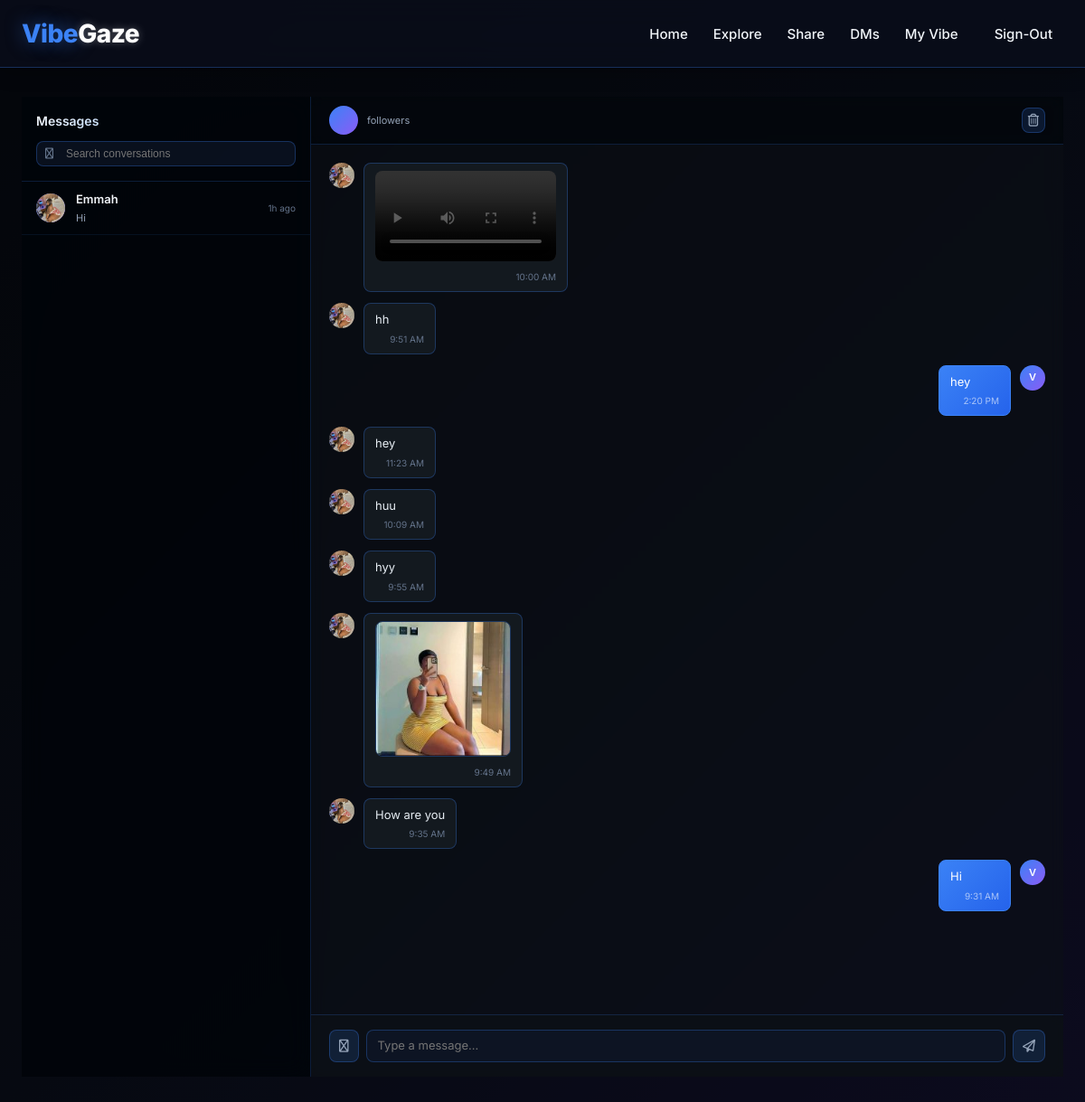
/messages/thread/6/ (signed in), run on the app's committed database.
### frontend/models.py (models this page shows, shortened)
class Message(models.Model):
    FILE_TYPES = [
        ('image', 'Image'),
        ('video', 'Video'),
        ('audio', 'Audio'),
        ('document', 'Document'),
        ('voice', 'Voice Note'),
    ]
    thread = models.ForeignKey(MessageThread, on_delete=models.CASCADE, related_name='messages')
    sender = models.ForeignKey(User, on_delete=models.CASCADE, related_name='sent_messages')
    content = models.TextField(max_length=5000, blank=True)
    is_read = models.BooleanField(default=False)
    created_at = models.DateTimeField(auto_now_add=True)
    edited = models.BooleanField(default=False)
    edited_at = models.DateTimeField(null=True, blank=True)
    file = models.FileField(upload_to='chat_files/%Y/%m/%d/', null=True, blank=True)
    file_type = models.CharField(max_length=20, choices=FILE_TYPES, null=True, blank=True)
    file_name = models.CharField(max_length=255, null=True, blank=True)
    file_size = models.PositiveIntegerField(null=True, blank=True)
    class Meta:
        ordering = ['-created_at']

class UserProfile(models.Model):
    user = models.OneToOneField(User, on_delete=models.CASCADE, related_name='profile')
    bio = models.TextField(blank=True, null=True)
    avatar = models.ImageField(upload_to='avatars/', blank=True, null=True)
    location = models.CharField(max_length=100, blank=True, null=True)
    website = models.URLField(blank=True, null=True)
    phone_number = models.CharField(max_length=20, blank=True, null=True)
    is_verified = models.BooleanField(default=False)
    is_available_for_calls = models.BooleanField(default=False)
    call_price_per_minute = models.DecimalField(max_digits=10, decimal_places=2, default=50.00)
    paid_message_price = models.DecimalField(max_digits=10, decimal_places=2, default=20.00)
    followers = models.ManyToManyField(User, related_name='following', blank=True)
    created_at = models.DateTimeField(auto_now_add=True)
    updated_at = models.DateTimeField(auto_now=True)

### frontend/message_views.py (the view)
# urls.py: path('messages/thread/<int:thread_id>/', message_views.thread_detail, name='thread_detail'),
@login_required
def thread_detail(request, thread_id):
    thread = get_object_or_404(MessageThread, id=thread_id)
    if request.user not in thread.participants.all():
        messages.error(request, 'You do not have access to this conversation.')
        return redirect('frontend:inbox')
    Message.objects.filter(thread=thread, is_read=False).exclude(sender=request.user).update(is_read=True)
    messages_list = thread.messages.select_related('sender').all()
    other_participant = None
    for participant in thread.participants.all():
        if participant != request.user:
            other_participant = participant
            break
    context = {
        'thread': thread,
        'messages': messages_list,
        'other_user': other_participant,
    }
    return render(request, 'frontend/messages/thread_detail.html', context)

### frontend/context_processors.py (called while the page is built)
def unread_messages_count(request):
    unread_count = 0
    if request.user.is_authenticated:
        threads = MessageThread.objects.filter(participants=request.user)
        for thread in threads:
            unread_count += Message.objects.filter(
                thread=thread,
                is_read=False
            ).exclude(sender=request.user).count()
    return {'unread_thread_count': unread_count}

def background_media(request):
    media = BackgroundMedia.objects.filter(is_active=True).first()
    return {'background_media': media}

### templates/frontend/messages/thread_detail.html (shortened to what this page needs)
{% extends "base.html" %}
{% load static %}
{% block extra_head %}
<link rel="stylesheet" href="https://cdnjs.cloudflare.com/ajax/libs/font-awesome/6.4.0/css/all.min.css">
{% endblock %}
{% block content %}
<div class="github-container">
    <div class="github-layout">
        <div class="github-sidebar" id="githubSidebar">
            <div class="github-sidebar-header">
                <h3>Messages</h3>
                <div class="github-search">
                    <i class="fa-regular fa-magnifying-glass"></i>
                    <input type="text" id="searchChats" placeholder="Search conversations">
                </div>
            </div>
            <div class="github-chat-list" id="chatList">
            </div>
        </div>
        <div class="github-main">
            {% if messages %}
                <div class="github-chat-header">
                    <div style="display: flex; align-items: center; gap: 12px;">
                        <a href="{% url 'frontend:user_profile' other_user.username %}" class="github-chat-user">
                            <div class="github-chat-user-avatar">
                            </div>
                            <div class="github-chat-user-info">
                                <span class="github-chat-user-meta">{{ other_user.profile.followers.count }} followers</span>
                            </div>
                        </a>
                    </div>
                    <div class="github-chat-actions">
                        <button class="github-icon-btn" id="deleteThreadBtn" title="Delete conversation">
                            <i class="fa-regular fa-trash-can"></i>
                        </button>
                    </div>
                </div>
                <div class="github-messages" id="messagesContainer">
                    {% for message in messages %}
                        <div class="github-message-group {% if message.sender == user %}sent{% endif %}" data-id="{{ message.id }}">
                            {% if message.sender != user %}
                                <div class="github-message-avatar">
                                    {% if message.sender.profile.avatar %}
                                        <img src="{{ message.sender.profile.avatar.url }}" alt="{{ message.sender.username }}">
                                    {% else %}
                                        <div>{{ message.sender.username|first|upper }}</div>
                                    {% endif %}
                                </div>
                            {% endif %}
                            <div class="github-message-content">
                                <div class="github-message-body">
                                    {% if message.file %}
                                        <div class="github-file-attachment">
                                            {% if message.file_type == 'image' %}
                                                <img src="{{ message.file.url }}" class="github-image-trigger" data-image="{{ message.file.url }}">
                                            {% elif message.file_type == 'video' %}
                                                <video controls><source src="{{ message.file.url }}"></video>
                                            {% elif message.file_type == 'audio' %}
                                                <audio controls><source src="{{ message.file.url }}"></audio>
                                            {% endif %}
                                        </div>
                                    {% endif %}
                                    {% if message.content %}
                                        <div class="github-message-text">{{ message.content|linebreaksbr }}</div>
                                    {% endif %}
                                    <div class="github-message-time">{{ message.created_at|date:"g:i A" }}</div>
                                </div>
                            </div>
                            {% if message.sender == user %}
                                <div class="github-message-avatar">
                                    {% if user.profile.avatar %}
                                        <img src="{{ user.profile.avatar.url }}" alt="{{ user.username }}">
                                    {% else %}
                                        <div>{{ user.username|first|upper }}</div>
                                    {% endif %}
                                </div>
                            {% endif %}
                        </div>
                    {% endfor %}
                </div>
                <div class="github-input-area">
                    <div style="position: relative;">
                        <div class="github-input-wrapper">
                            <button class="github-attach-btn" id="attachBtn">
                                <i class="fa-regular fa-paperclip"></i>
                            </button>
                            <textarea id="messageInput" class="github-input" rows="1" placeholder="Type a message..."></textarea>
                            <button class="github-send-btn" id="sendBtn">
                                <i class="fa-regular fa-paper-plane"></i>
                            </button>
                        </div>
                    </div>
                </div>
            {% else %}
                <div class="github-empty-chat">
                    <i class="fa-regular fa-comment-dots"></i>
                    <p>No messages yet</p>
                </div>
            {% endif %}
        </div>
    </div>
</div>
{% endblock %}

### templates/base.html (style rules this page uses)
* { margin: 0; padding: 0; box-sizing: border-box; }
body { font-family: 'Inter', -apple-system, BlinkMacSystemFont, 'Segoe UI', sans-serif; color: #f1f5f9; line-height: 1.5; min-height: 100vh; position: relative; }
body::before { content: ''; position: fixed; top: 0; left: 0; width: 100%; height: 100%; background: rgba(0, 0, 0, 0.6); pointer-events: none; z-index: 0; }

### data on the page
Message: sender.profile.avatar (picture), created_at "10:00 AM"
Message: sender.profile.avatar (picture), content "hh", created_at "9:51 AM"
Message: content "hey", created_at "2:20 PM"
Message: sender.profile.avatar (picture), content "hey", created_at "11:23 AM"
Message: sender.profile.avatar (picture), content "huu", created_at "10:09 AM"
Message: sender.profile.avatar (picture), content "hyy", created_at "9:55 AM"
Message: sender.profile.avatar (picture), file (picture), created_at "9:49 AM"
Message: sender.profile.avatar (picture), content "How are you", created_at "9:35 AM"
Message: content "Hi", created_at "9:31 AM"

### other printed values
{{ user.username|first|upper }} "V"
